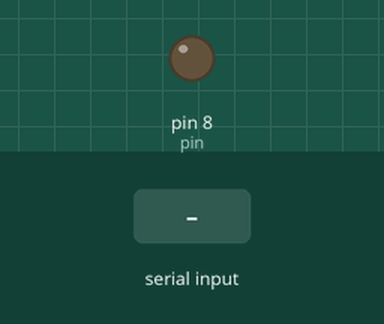
The sketch below on a simulated Arduino Uno, built with avr-gcc and run on an emulated ATmega328P. Parts: output pins drawn as LEDs (lit = HIGH). Inputs (shaded band) come from the test bench.

Above: at 1.2 s.
1.3 s: "1\n" received over Serial
Timing chart, 0 to 4.3 s (numbered marks = the images above; inputs shaded):
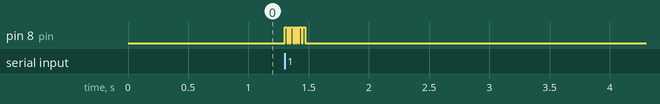

Measured:
- after the input at 1.3 s, pin 8 (pin): alternates HIGH for 0.02 s and LOW for 0.01 s, 14 changes in all, then stays LOW, starting at once

The sketch:

codigoSesion2Emisor.ino
```cpp
int TAU = 10;
int pin = 8;

int CANTCARATERES = 31;
#define TAMCODIGO 5

#define DEBUG(a, b) for (int index = 0; index < b; index++) Serial.print(a[index]); Serial.println();
int huffman[59][4] = {
  {'C', -1, -1, 44},
  {'A', -1, -1, 52},
  {'P', -1, -1, 40},
  {'I', -1, -1, 47},
  {'T', -1, -1, 43},
  {'U', -1, -1, 45},
  {'L', -1, -1, 47},
  {'O', -1, -1, 51},
  {' ', -1, -1, 55},
  {'R', -1, -1, 48},
  {'M', -1, -1, 42},
  {'E', -1, -1, 53},
  {'Q', -1, -1, 39},
  {'D', -1, -1, 46},
  {'N', -1, -1, 48},
  {'Y', -1, -1, 38},
  {'J', -1, -1, 34},
  {'F', -1, -1, 35},
  {'S', -1, -1, 49},
  {'H', -1, -1, 37},
  {'G', -1, -1, 38},
  {'.', -1, -1, 34},
  {',', -1, -1, 41},
  {'B', -1, -1, 39},
  {'V', -1, -1, 36},
  {'Z', -1, -1, 33},
  {'X', -1, -1, 31},
  {';', -1, -1, 32},
  {'K', -1, -1, 30},
  {'W', -1, -1, 30},
  {'\0', 29, 28, 31},
  {'\0', 30, 26, 32},
  {'\0', 31, 27, 33},
  {'\0', 32, 25, 35},
  {'\0', 21, 16, 36},
  {'\0', 17, 33, 37},
  {'\0', 34, 24, 40},
  {'\0', 19, 35, 41},
  {'\0', 20, 15, 42},
  {'\0', 23, 12, 43},
  {'\0', 36, 2, 44},
  {'\0', 22, 37, 45},
  {'\0', 38, 10, 46},
  {'\0', 39, 4, 49},
  {'\0', 0, 40, 50},
  {'\0', 41, 5, 50},
  {'\0', 13, 42, 51},
  {'\0', 3, 6, 52},
  {'\0', 9, 14, 53},
  {'\0', 43, 18, 54},
  {'\0', 44, 45, 54},
  {'\0', 7, 46, 55},
  {'\0', 47, 1, 56},
  {'\0', 48, 11, 56},
  {'\0', 49, 50, 57},
  {'\0', 51, 8, 57},
  {'\0', 52, 53, 58},
  {'\0', 54, 55, 58},
  {'\0', 56, 57, -1}
};
int raiz = 58 ;

int * codifica(String letra, int tamanio) {
  //codigo que se enviara
  int * o = new int[7 * tamanio];
  for(int i = 0; i < 20*tamanio;i++){
    o[i] = -1;
  }

  int topCodigo = 0;
  for (int i = 0; i < tamanio; ++i) {
    //pila y tope de la pila
    int p[20];
    int top = 0;


    bool encontrado = false;
    int hoja = 0;
    //buscamos la hoja donde se encuentra el simbolo
    while (hoja <= raiz & !encontrado) {
      if ((char)toupper(letra[i]) == (char)huffman[hoja][0]) {
        encontrado = true;
      }
      else
        hoja++;
    }


    //mientras  no sea la raiz del arbol
    while (huffman[hoja][3] != -1) {
      int padre = huffman[hoja][3];
      if (huffman[padre][1] == hoja) {
        p[top] = 0;
      } else {
        p[top] = 1;

      }
      top++;
      hoja = padre;
    }

    for (int i = top-1; i >= 0; i--) {
      o[topCodigo] = p[i];
      topCodigo++;
    }
  }
  return o;
}
void setup() {
  // put your setup code here, to run once:
  pinMode(pin, OUTPUT);
  Serial.begin(9600);
}
void loop() {
  bool leido = false;

  size_t count = 0;
  char data[60];

  while (Serial.available()) {
    leido = true;
    count = Serial.readBytesUntil('\n', data, 60);
    //DEBUG(data, count);
  }


  if (leido) {
    int * codigo;
    codigo  = codifica(data, count);
    int pos = 0;
    leido = false;
    while (codigo[pos] != -1) {
      pos++;
    }
    for (int i = 0; i < pos; ++i) {
      sendBit(codigo[i], pin);
    }
  }
}

void sendBit(int value, int pin) {
  digitalWrite(pin, HIGH);

  if (value == 0)
    delay(TAU);
  else if (value == 1)
    delay(2 * TAU);

  digitalWrite(pin, LOW);
  delay(TAU);

};
```
